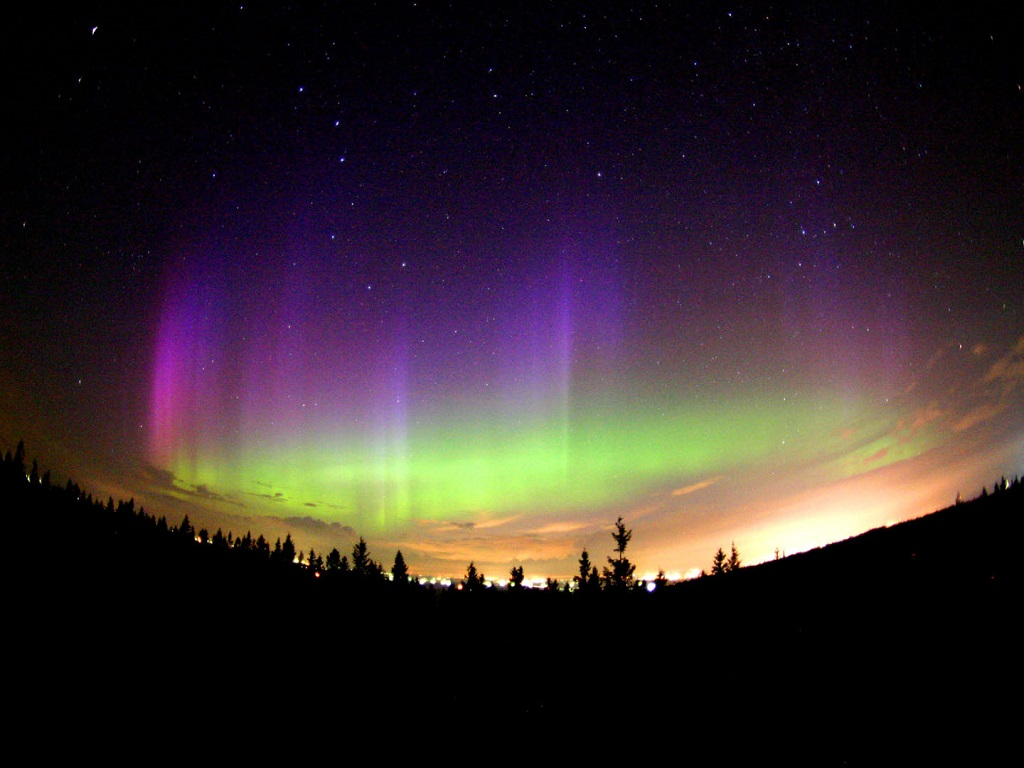
//> input picture mds/MDSVis/application.linux32/data/northern_lights_1024x768.jpg, 1024 x 768 px
$ ./CannyHarris ../../mds/MDSVis/application.linux32/data/northern_lights_1024x768.jpg   (built with g++ and OpenCV 4)
//> lines starting //> are read from the running program, lines starting //| are printed output that depends on the picture; after the words box and inside, x2 and y2 are one past the last pixel; in counts of white or black regions, pixels touching at a corner belong together
#include <cv.h>
#include <highgui.h>

#include <vector>

using namespace cv;
using namespace std;

int main( int argc, char** argv )
{
  Mat image;
  // Canny parameters
  double threshold_low = 50.0;
  double threshold_high = 150.0;
  // MinEigenVal & Harris parameters
  int max_corners = 500;
  double quality_level = 0.04;
  double min_distance = 5.0;
  // Sobel parameters
  int scale = 1;
  int delta = 0;

  image = imread( argv[1], 1 );
//> image is the input picture: 768 rows x 1024 cols, CV_8UC3; mean B, G, R 41.9, 40, 50.9

  if( argc != 2 || !image.data )
    {
      printf( "No image data \n" );
      return -1;
    }

  // Perform Canny edge detection
  Mat edges;
  Canny(image, edges, threshold_low, threshold_high);
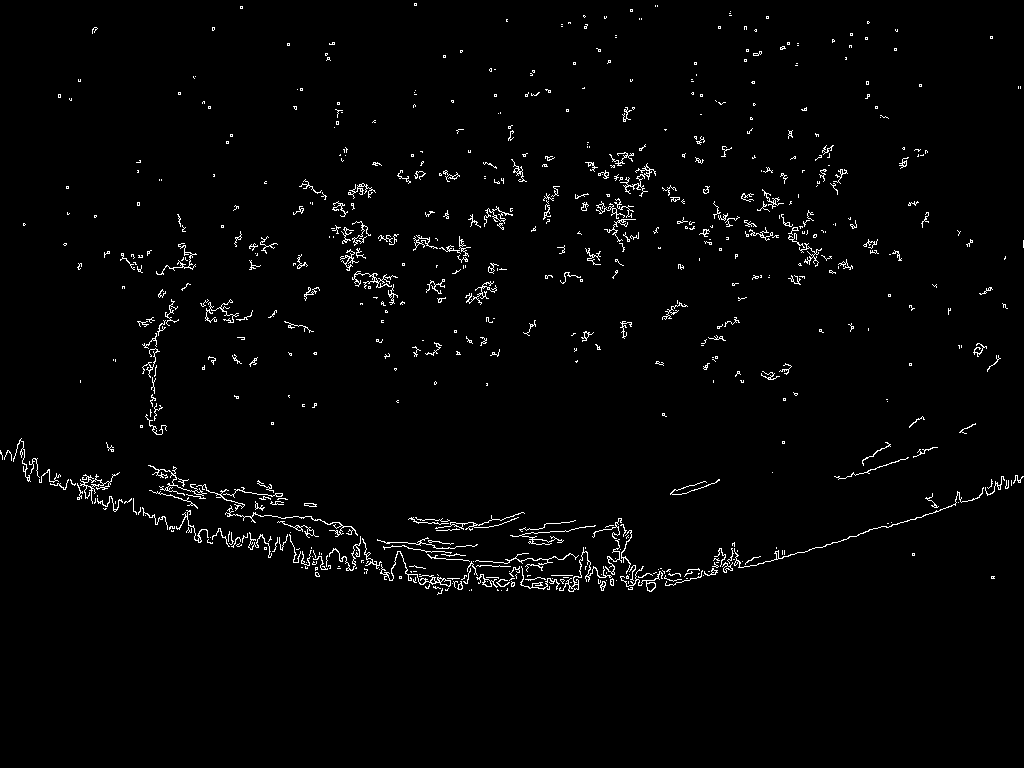
//> edges: 768 rows x 1024 cols, CV_8UC1; 1.9% white in thin lines or dots, all inside (x1, y1, x2, y2) = (0, 3, 1024, 595)

  namedWindow( "Canny Edge Detection", CV_WINDOW_AUTOSIZE );
  imshow( "Canny Edge Detection", edges );

  // Perform corner detection
  // goodFeaturesToTrack uses cornerMinEigenVal corner detection by default
  Mat gray_img;
  cvtColor(image, gray_img, CV_BGR2GRAY);
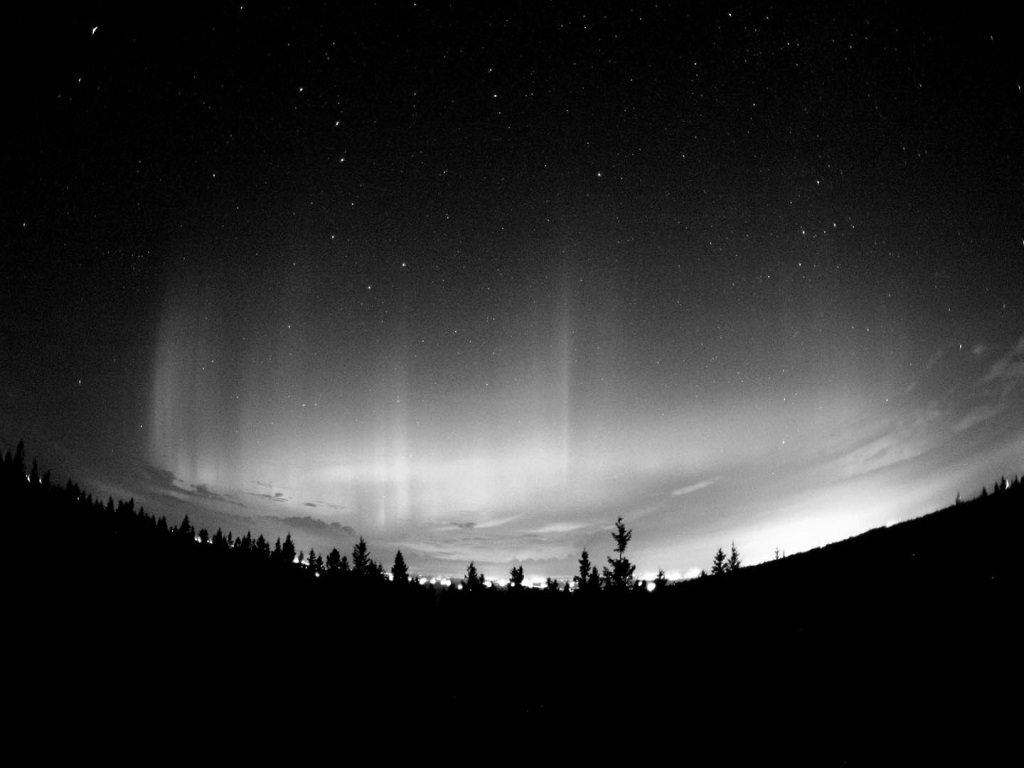
//> gray_img: 768 rows x 1024 cols, CV_8UC1; min 0, max 255, mean 43.5
  vector<Point2f> corners;
  goodFeaturesToTrack(gray_img, corners, max_corners, quality_level, min_distance);
//> corners = 342 Points (x, y), first 12: [639, 584], [512, 585], [211, 542], [317, 575], [409, 580], [199, 541], [308, 564], [301, 89], [391, 579], [483, 583], [546, 585], [342, 159]

  // draw corners
  int r = 4;
  Mat copy = image.clone();
  for( int i = 0; i < corners.size(); i++ )
     { circle( copy, corners[i], r, Scalar(255, 255, 0), 1, 8, 0 ); }
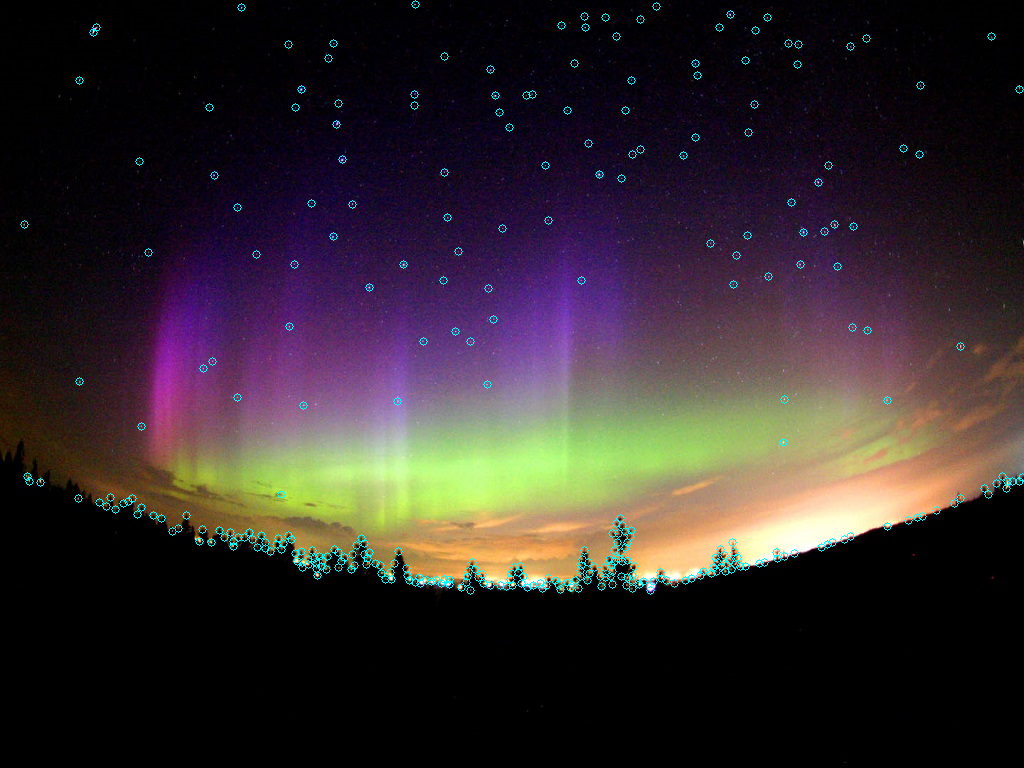
//> copy: 768 rows x 1024 cols, CV_8UC3; 0.83% of pixels changed, all inside (x1, y1, x2, y2) = (20, 0, 1024, 595)

  namedWindow("MinEigenVal Corner Detection", CV_WINDOW_AUTOSIZE );
  imshow( "MinEigenVal Corner Detection", copy );

  //Perform corner detection again, now using Harris
  vector<Point2f> corners2;
  goodFeaturesToTrack(gray_img, corners2, max_corners, quality_level, min_distance, noArray(), 3, true);
//> corners2 = 128 Points (x, y), first 12: [639, 584], [512, 585], [317, 575], [391, 579], [199, 541], [211, 542], [409, 580], [294, 561], [308, 564], [546, 586], [301, 89], [483, 583]

  // draw corners2
  Mat copy2 = image.clone();
  for( int i = 0; i < corners2.size(); i++ )
     { circle( copy2, corners2[i], 4, Scalar(255, 255, 0), 1, 8, 0 ); }
//> this loop made 128 passes
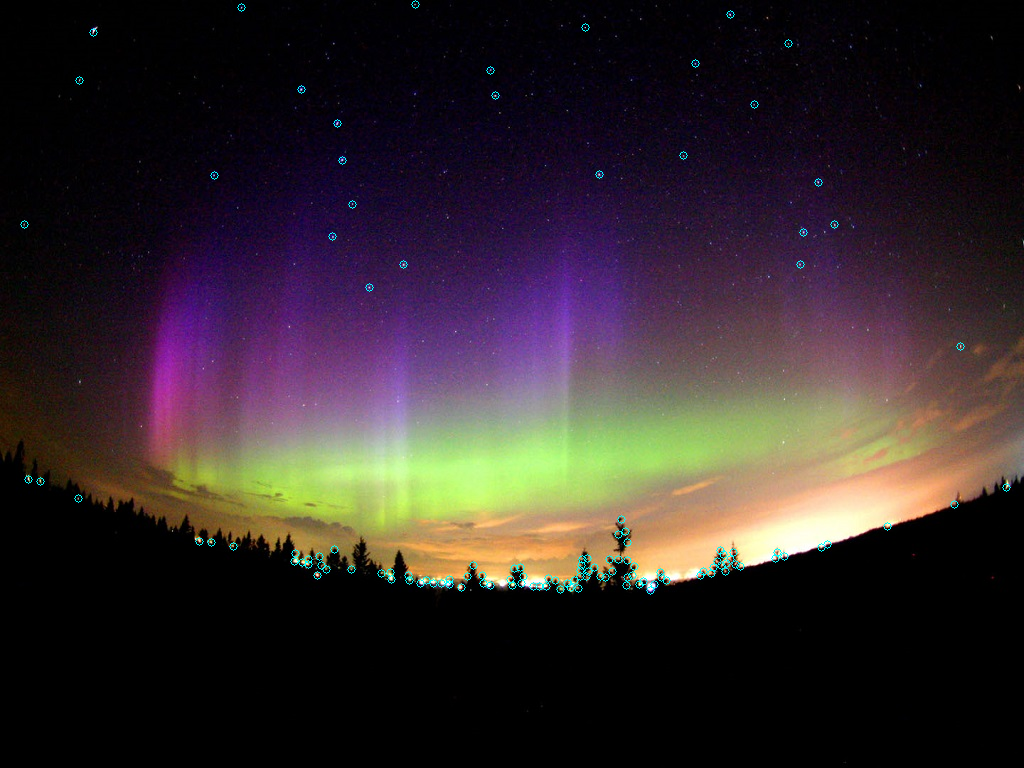
//> copy2: 768 rows x 1024 cols, CV_8UC3; 0.32% of pixels changed, all inside (x1, y1, x2, y2) = (20, 0, 1011, 595)

  namedWindow("Harris Corner Detection", CV_WINDOW_AUTOSIZE );
  imshow( "Harris Corner Detection", copy2 );

  // refered to http://stackoverflow.com/questions/5787938/how-to-find-the-intensity-gradient-in-canny-edge-detector
  // Use Sobel operator to get X and Y partial intensity derivatives, then create matrix of gradient intensity
  Mat grad; // gradient intensity
  int ddepth = CV_16S; // ?


  /// Generate grad_x and grad_y
  Mat grad_x, grad_y;
  Mat abs_grad_x, abs_grad_y;

  /// Gradient X
  //Scharr( src_gray, grad_x, ddepth, 1, 0, scale, delta, BORDER_DEFAULT );
  Sobel( gray_img, grad_x, ddepth, 1, 0, 3, scale, delta, BORDER_DEFAULT );
  convertScaleAbs( grad_x, abs_grad_x );

  /// Gradient Y
  //Scharr( src_gray, grad_y, ddepth, 0, 1, scale, delta, BORDER_DEFAULT );
  Sobel( gray_img, grad_y, ddepth, 0, 1, 3, scale, delta, BORDER_DEFAULT );
  convertScaleAbs( grad_y, abs_grad_y );

  /// Total Gradient (approximate)
  addWeighted( abs_grad_x, 0.5, abs_grad_y, 0.5, 0, grad );

  // Display gradient intensity image
  namedWindow("Intensity Gradient Magnitude", CV_WINDOW_AUTOSIZE );
  imshow( "Intensity Gradient Magnitude", grad );

  // Find corners that correspond to edges
  vector<Point2f> edge_corners;
  vector<Point2f>::iterator pt_it;
  for (pt_it = corners.begin(); pt_it != corners.end(); ++pt_it)
  {
	  int x = (int)(*pt_it).x;
	  int y = (int)(*pt_it).y;
	  Scalar edge_val = edges.at<uchar>(y, x);
	  if (edge_val[0] != 0)
	  {
		  edge_corners.push_back( *pt_it);
	  }
  }
//> this loop made 342 passes
//> (x, y, edge_val) on passes 1 to 3: (639, 584, Scalar(0)), (512, 585, Scalar(0)), (211, 542, Scalar(0))
//> after the loop, edge_corners = 106 Points (x, y), first 12: [409, 580], [483, 583], [661, 578], [233, 546], [784, 556], [510, 579], [336, 124], [521, 583], [1006, 488], [96, 27], [548, 578], [214, 175]

  // Draw corners which are edges, with intensity from gradient magnitude image
  Mat pt_img(image.rows, image.cols, grad.type());
  for (pt_it = edge_corners.begin(); pt_it != edge_corners.end(); ++pt_it)
  {
	  int x = (int)(*pt_it).x;
	  int y = (int)(*pt_it).y;
	  Scalar pt_intensity = grad.at<uchar>(y, x);
	  circle( pt_img, *pt_it, r, pt_intensity, -1, 8, 0 );
  }
//> this loop made 106 passes
//> (x, y, pt_intensity) on passes 1 to 12: (409, 580, Scalar(255)), (483, 583, Scalar(192)), (661, 578, Scalar(255)), (233, 546, Scalar(255)), (784, 556, Scalar(230)), (510, 579, Scalar(255)), (336, 124, Scalar(255)), (521, 583, Scalar(145)), (1006, 488, Scalar(174)), (96, 27, Scalar(219)), (548, 578, Scalar(240)), (214, 175, Scalar(178))
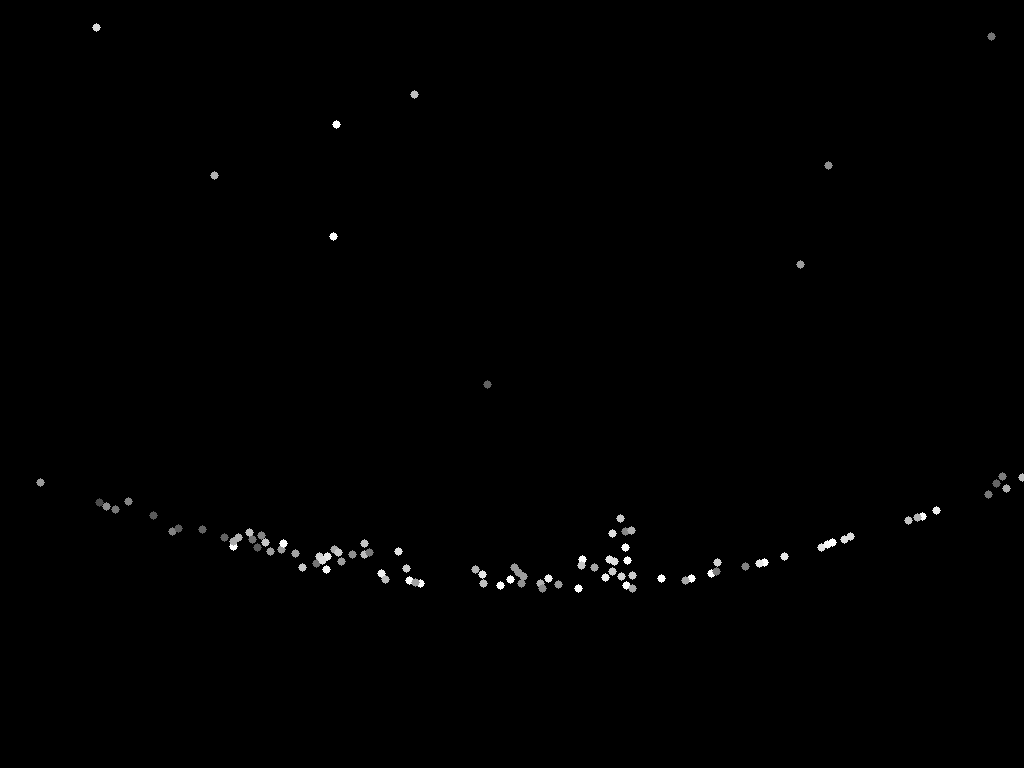
//> pt_img: 768 rows x 1024 cols, CV_8UC1; min 0, max 255, mean 1.2

  // Display weighted point set image
  namedWindow("Weighted Point Set", CV_WINDOW_AUTOSIZE );
  imshow( "Weighted Point Set", pt_img );


  waitKey(0);

  return 0;
}
